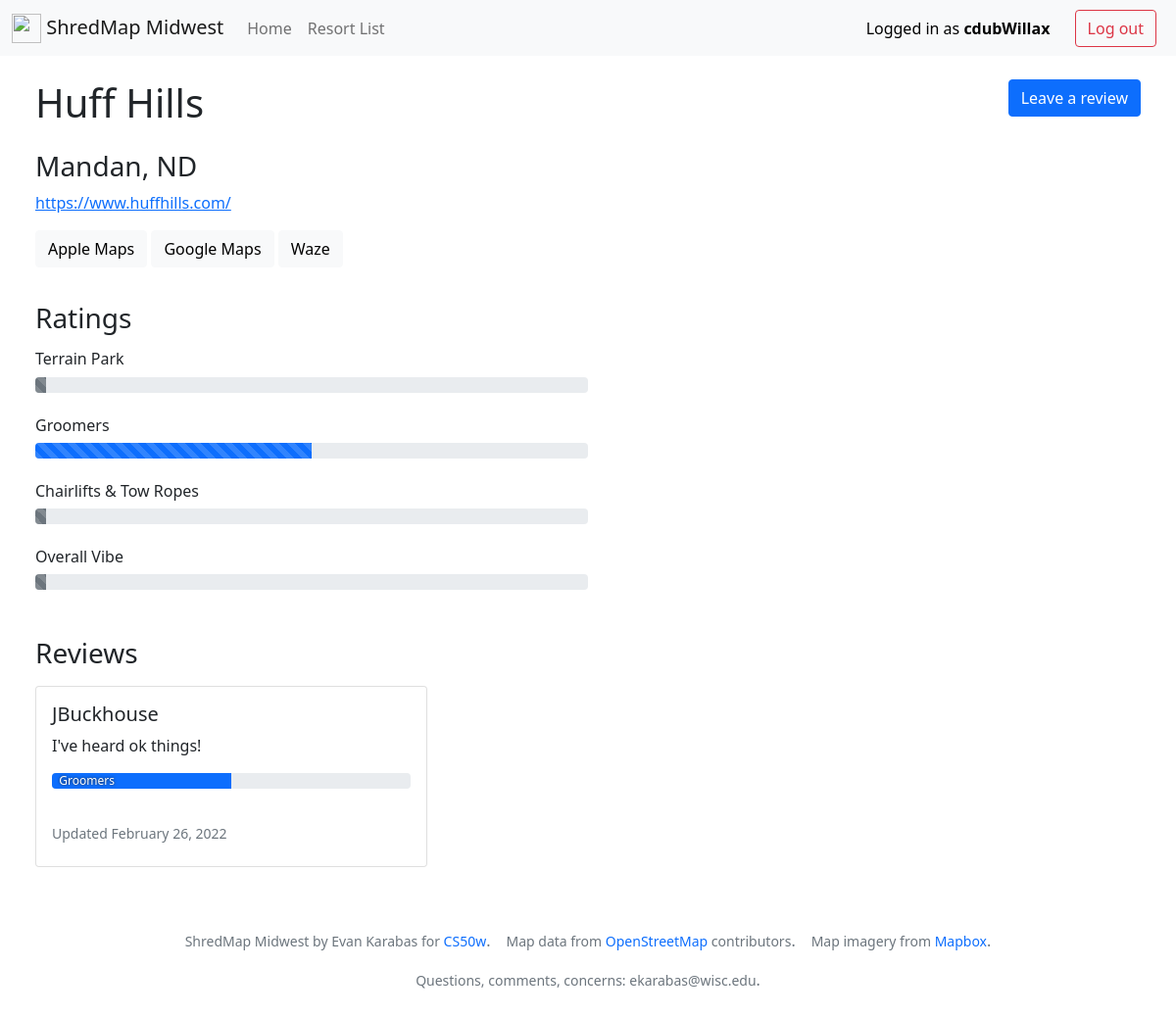
Page /1 (signed in) on the committed database.
### shredmap_midwest/models.py (models this page shows, shortened)
class User(AbstractUser):
    pass

class Resort(models.Model):
    STATES = (
        ('ND', 'North Dakota'),
        ('SD', 'South Dakota'),
        ('MN', 'Minnesota'),
        ('WI', 'Wisconsin'),
        ('MI', 'Michigan'),
        ('IA', 'Iowa'),
        ('MO', 'Missouri'),
        ('IL', 'Illinois'),
        ('IN', 'Indiana'),
        ('OH', 'Ohio'),
    )
    name = models.CharField(max_length=100)
    state = models.CharField(max_length=2, choices=STATES)
    city = models.CharField(max_length=100)
    visitors = models.ManyToManyField(User, related_name="visited_resort")
    website = models.URLField()
    x = models.FloatField()
    y = models.FloatField()
    avg_park = models.FloatField(default=None, null=True, blank=True)
    avg_groomer = models.FloatField(default=None, null=True, blank=True)
    avg_lift = models.FloatField(default=None, null=True, blank=True)
    avg_vibe = models.FloatField(default=None, null=True, blank=True)

class Review(models.Model):
    author = models.ForeignKey(
        User, on_delete=models.CASCADE, related_name="review")
    resort = models.ForeignKey(
        Resort, on_delete=models.CASCADE, related_name="resort_review")
    message = models.TextField(default=None, null=True, blank=True)
    park_review = models.IntegerField(default=None, null=True, blank=True)
    groomer_review = models.IntegerField(default=None, null=True, blank=True)
    lift_review = models.IntegerField(default=None, null=True, blank=True)
    vibe_review = models.IntegerField(default=None, null=True, blank=True)
    timestamp = models.DateTimeField(auto_now_add=True)
    edited = models.BooleanField(default=False)

### shredmap_midwest/views.py (the view, shortened to what this page needs)
# urls.py: path("<int:resort_id>", views.resort_view, name="resort_view"),
def resort_view(request, resort_id):
    error = ""
    success = ""
    visited = False
    this_review = ""
    deleted = False
    try:
        resort = Resort.objects.get(pk=resort_id)
    except Resort.DoesNotExist:
        return JsonResponse({"error": "Resort not found."}, status=404)
    try:
        reviews = Review.objects.filter(resort=resort).order_by("-timestamp")
    except Review.DoesNotExist:
        return JsonResponse({"error": "Review not found."}, status=404)
    return render(request, "shredmap_midwest/resort.html", {
        "resort": resort,
        "reviews": reviews,
        "visited": visited,
        "this_review": this_review,
        "avg_park": reviews.aggregate(Avg('park_review')),
        "avg_groomer": reviews.aggregate(Avg('groomer_review')),
        "avg_lift": reviews.aggregate(Avg('lift_review')),
        "avg_vibe": reviews.aggregate(Avg('vibe_review')),
    })

### shredmap_midwest/templates/shredmap_midwest/resort.html (shortened to what this page needs)
{% extends "shredmap_midwest/layout.html" %}
{% block body %}
<div class="padding-please">
    <div>
        <h1 style="float: left">{{resort.name}}</h1>
        {% if user.is_authenticated %}
        {% if visited %}
        <button type="button" class="btn btn-danger desktop-button" data-bs-toggle="modal"
            data-bs-target="#deleteReviewModal">
            Delete your review
        </button>
        <button type="button" class="btn btn-secondary desktop-button" data-bs-toggle="modal"
            data-bs-target="#reviewModal">
            Update your review
        </button>
        {% else %}
        <button type="button" class="btn btn-primary desktop-button" data-bs-toggle="modal"
            data-bs-target="#reviewModal">
            Leave a review
        </button>
        {% endif %}
        {% endif %}
    </div>
    <br>
    <br>
    <br>
    <h3 class="fw-light">{{resort.city}}, {{resort.state}}</h3>
    <p class="fw-light"><a href="{{resort.website}}" target="_blank" rel="noopener noreferrer">{{resort.website}}</a>
    </p>
    <button type="button" class="btn btn-light directions-button"
        onClick="window.open('http://maps.apple.com/?ll={{resort.x}},{{resort.y}}', '_blank')">Apple Maps</button>
    <button type="button" class="btn btn-light directions-button"
        onClick="window.open('https://www.google.com/maps/@?api=1&map_action=map&center={{resort.x}}%2C{{resort.y}}', '_blank')">Google
        Maps</button>
    <button type="button" class="btn btn-light directions-button"
        onClick="window.open('https://waze.com/ul?ll={{resort.x}},{{resort.y}}', '_blank')">Waze</button>
    <br>
    <br>
    {% if reviews %}
    <h3 class="slight-margin-bottom">Ratings</h3>
    <div class="half-width">
        <h6 class="fw-light">Terrain Park</h6>
        <div class="progress">
            <div class="progress-bar progress-bar-striped progress-bar-animated {% if not avg_park.park_review__avg %} bg-secondary {% endif %}" role="progressbar" aria-valuenow="75"
                aria-valuemin="0" aria-valuemax="100" style="width: {{avg_park.park_review__avg}}%"></div>
        </div>
        <br>
        <h6 class="fw-light">Groomers</h6>
        <div class="progress">
            <div class="progress-bar progress-bar-striped progress-bar-animated {% if not avg_groomer.groomer_review__avg %} bg-secondary {% endif %}" role="progressbar" aria-valuenow="75"
                aria-valuemin="0" aria-valuemax="100" style="width: {{avg_groomer.groomer_review__avg}}%"></div>
        </div>
        <br>
        <h6 class="fw-light">Chairlifts & Tow Ropes</h6>
        <div class="progress">
            <div class="progress-bar progress-bar-striped progress-bar-animated {% if not avg_lift.lift_review__avg %} bg-secondary {% endif %}" role="progressbar" aria-valuenow="75"
                aria-valuemin="0" aria-valuemax="100" style="width: {{avg_lift.lift_review__avg}}%"></div>
        </div>
        <br>
        <h6 class="fw-light">Overall Vibe</h6>
        <div class="progress">
            <div class="progress-bar progress-bar-striped progress-bar-animated {% if not avg_vibe.vibe_review__avg %} bg-secondary {% endif %}" role="progressbar" aria-valuenow="75"
                aria-valuemin="0" aria-valuemax="100" style="width: {{avg_vibe.vibe_review__avg}}%">
            </div>
        </div>
    </div>
    <br>
    <br>
    {% endif %}
    <h3 class="slight-margin-bottom">Reviews</h3>
    {% if not reviews %}
    <p class="fw-light fs-5">This resort has no reviews yet.</p>
    {% else %}
    <div class="d-flex flex-wrap">
        {% for review in reviews %}
        <div class="card">
            <div class="card-body">
                <h5 class="card-title">{{review.author.username}}</h5>
                {% if review.message %}
                <p class="card-text">{{review.message}}</p>
                {% endif %}
                {% if review.groomer_review %}
                <div class="progress slight-margin-bottom">
                    <div class="progress-bar" role="progressbar" style="width: {{review.groomer_review}}%"
                        aria-valuemin="0" aria-valuemax="100">
                        <span class="progress-bar-text">Groomers</span>
                    </div>
                </div>
                {% endif %}
                <br>
                {% if review.edited %}
                <h6 class="card-subtitle mb-2 text-muted fw-light"><small>Updated
                        {{review.timestamp | date:"F d, Y"}}</small>
                </h6>
                {% else %}
                <h6 class="card-subtitle mb-2 text-muted fw-light"><small>
                        {{review.timestamp | date:"F d, Y"}}</small>
                </h6>
                {% endif %}
            </div>
        </div>
        {% endfor %}
    </div>
    {% endif %}
</div>
{% endblock %}

### shredmap_midwest/templates/shredmap_midwest/layout.html (shortened to what this page needs)
{% load static %}
<!doctype html>
<html lang="en">
<head>
    <link href="https://cdn.jsdelivr.net/npm/bootstrap@5.1.3/dist/css/bootstrap.min.css" rel="stylesheet"
>
    <link rel="stylesheet" href="https://unpkg.com/leaflet@1.7.1/dist/leaflet.css"
 />
    <link rel="stylesheet" href="{% static 'shredmap_midwest/styles.css' %}">
</head>
<body>
    <nav class="navbar navbar-expand-lg navbar-light bg-light">
        <div class="container-fluid">
            <a class="navbar-brand" href="{% url 'index' %}">
                <img src="https://external-content.duckduckgo.com/iu/?u=https%3A%2F%2Fcdn.onlinewebfonts.com%2Fsvg%2Fimg_350758.png&f=1&nofb=1"
                    alt="" width="30" height="30" class="d-inline-block align-text-top">
                ShredMap Midwest
            </a>
          <div class="collapse navbar-collapse" id="navbarNavAltMarkup">
            <div class="navbar-nav">
              <a class="nav-link" href="{% url 'index' %}">Home</a>
              <a class="nav-link" href="{% url 'resorts' %}">Resort List</a>
            </div>
          </div>
          <div>
            {% if user.is_authenticated %}
            <a class="btn btn-link me-2 no-hover" id="logged_in">Logged in as <strong>{{request.user.username}}</strong></a>
            <a class="btn btn-outline-danger me-2 desktop-nav" href="{% url 'logout' %}" type="button">Log out</a>
            {% else %}
            <a class="btn btn-outline-primary me-2 desktop-nav" href="{% url 'register' %}" type="button">Register</a>
            <a class="btn btn-outline-primary me-2 desktop-nav" href="{% url 'login' %}" type="button">Log in</a>
            {% endif %}
        </div>
        </div>
      </nav>
</body>
<div class="body">
    {% block body %}
    {% endblock %}
</div>
<div class="container">
    <footer class="my-3">
        <ul class="nav justify-content-center pb-3 mb-3">
            <p class="nav-item px-2 text-muted fw-light"><small>ShredMap Midwest by Evan Karabas for <a
                        href="https://cs50.harvard.edu/web/2020/" class="no-underline">CS50w</a></small>.</p>
            <p class="nav-item px-2 text-muted fw-light"><small>Map data from <a
                        href="https://www.openstreetmap.org/copyright" class="no-underline">OpenStreetMap</a>
                    contributors</small>.</p>
            <p class="nav-item px-2 text-muted fw-light"><small>Map imagery from <a href="https://www.mapbox.com/"
                        class="no-underline">Mapbox</a></small>.</p>
            <p class="nav-item px-2 text-muted fw-light"><small>Questions, comments, concerns:
                    <strong>ekarabas@wisc.edu</strong></small>.</p>
        </ul>
    </footer>
</div>
</html>

### shredmap_midwest/static/shredmap_midwest/styles.css (style rules this page uses)
.btn-link { color: black; text-decoration: none; }
.no-hover { pointer-events: none; }
.no-underline { text-decoration: none; }
.padding-please { padding-top: 2%; padding-bottom: 2%; padding-left: 3%; padding-right: 3%; }
.half-width { width: 50%; }
.card { width: 25rem; margin-right: 2%; margin-bottom: 2%; }
.slight-margin-bottom { margin-bottom: 1rem; }
.progress-bar { text-align: left; padding-left: 2%; }
.progress-bar .progress-bar-text { position: absolute; text-shadow: 0px 0px 3px rgb(36, 36, 36); }
.desktop-button { float: right; margin-left: 1rem; }
.desktop-nav { display: inline-block; }
.directions-button { margin-bottom: 1%; }

### rows in the picture
User: user.username "cdubWillax"
Resort: name "Huff Hills", city "Mandan", state "ND", website "https://www.huffhills.com/"
Review: author.username "JBuckhouse", message "I've heard ok things!", {{ review.groomer_review }} 50 (drawn), timestamp "February 26, 2022"
